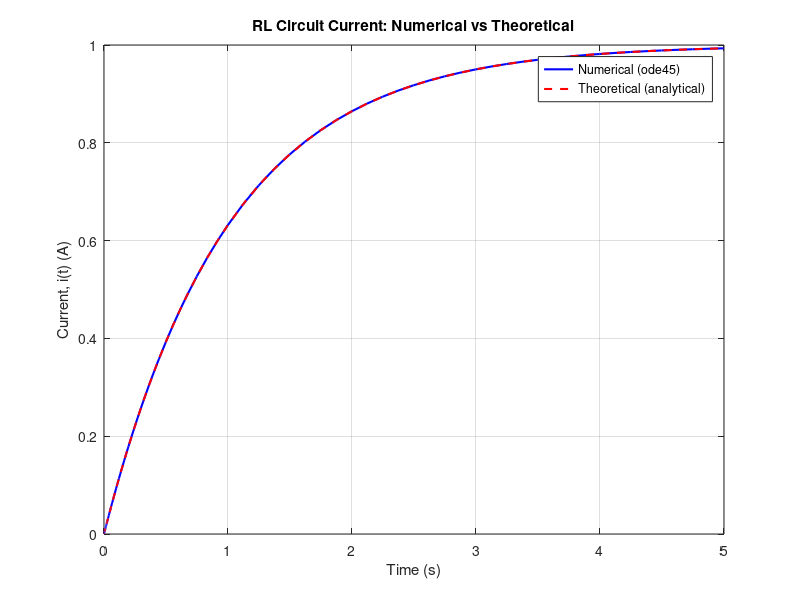

MATLAB code to generate this figure:
%% Task 2 & 3: Solve and Plot RL Circuit Current
fprintf('--- RL Circuit Response ---\n');
R = input('Enter resistance R (ohms, e.g. 1 to 100): ');
L = input('Enter inductance L (henries, e.g. 0.01 to 10): ');
V = input('Enter voltage source V (volts, e.g. 5 to 240): ');

tau = L / R;              % time constant
tEnd = 5 * tau;           % simulate 5 time constants (current essentially settled)
tspan = [0 tEnd];
i0 = 0;                    % initial current (circuit starts at rest)

% Numerical solution using ode45
odefun = @(t, i) (V - R*i) / L;   % rearranged from di/dt + (R/L)i = V/L
[t_num, i_num] = ode45(odefun, tspan, i0);

% Theoretical (analytical) solution
i_theory = (V/R) * (1 - exp(-R/L * t_num));

%% Task 4 & 5: Plot and Compare Numerical vs Theoretical
figure;
plot(t_num, i_num, 'b-', 'LineWidth', 1.5); hold on;
plot(t_num, i_theory, 'r--', 'LineWidth', 1.5);
xlabel('Time (s)');
ylabel('Current, i(t) (A)');
title('RL Circuit Current: Numerical vs Theoretical');
legend('Numerical (ode45)', 'Theoretical (analytical)', 'Location', 'best');
grid on;
hold off;

maxError = max(abs(i_num - i_theory));
fprintf('Time constant tau = L/R = %.4f s\n', tau);
fprintf('Steady-state current V/R = %.4f A\n', V/R);
fprintf('Max difference between numerical and theoretical: %.6f A\n', maxError);
